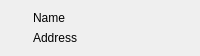
<?xml version="1.0" encoding="UTF-8"?>
<ui version="4.0">
 <class>DeviceWidget</class>
 <widget class="QWidget" name="DeviceWidget">
  <property name="geometry">
   <rect>
    <x>0</x>
    <y>0</y>
    <width>200</width>
    <height>50</height>
   </rect>
  </property>
  <property name="windowTitle">
   <string>Form</string>
  </property>
  <layout class="QHBoxLayout" name="horizontalLayout">
   <item>
    <widget class="QLabel" name="statusLabel">
     <property name="minimumSize">
      <size>
       <width>16</width>
       <height>16</height>
      </size>
     </property>
     <property name="maximumSize">
      <size>
       <width>16</width>
       <height>16</height>
      </size>
     </property>
     <property name="text">
      <string/>
     </property>
    </widget>
   </item>
   <item>
    <layout class="QVBoxLayout" name="verticalLayout">
     <item>
      <widget class="QLabel" name="nameLabel">
       <property name="text">
        <string>Name</string>
       </property>
      </widget>
     </item>
     <item>
      <widget class="QLabel" name="addressLabel">
       <property name="text">
        <string>Address</string>
       </property>
      </widget>
     </item>
    </layout>
   </item>
  </layout>
 </widget>
 <resources/>
 <connections/>
</ui>
